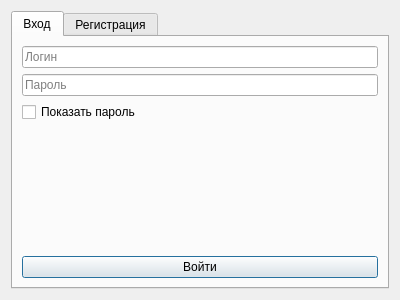
<?xml version="1.0" encoding="UTF-8"?>
<ui version="4.0">
 <class>AuthDialog</class>
 <widget class="QDialog" name="AuthDialog">
  <property name="geometry">
   <rect>
    <x>0</x>
    <y>0</y>
    <width>400</width>
    <height>300</height>
   </rect>
  </property>
  <property name="minimumSize">
   <size>
    <width>400</width>
    <height>300</height>
   </size>
  </property>
  <property name="maximumSize">
   <size>
    <width>400</width>
    <height>300</height>
   </size>
  </property>
  <property name="windowTitle">
   <string>Auth</string>
  </property>
  <layout class="QVBoxLayout" name="verticalLayout">
   <item>
    <widget class="QTabWidget" name="LoginRegisterTabWidget">
     <property name="currentIndex">
      <number>0</number>
     </property>
     <widget class="QWidget" name="loginLayout">
      <attribute name="title">
       <string>Вход</string>
      </attribute>
      <layout class="QVBoxLayout" name="verticalLayout_2">
       <item>
        <widget class="QLineEdit" name="loginUsernameField">
         <property name="placeholderText">
          <string>Логин</string>
         </property>
        </widget>
       </item>
       <item>
        <widget class="QLineEdit" name="loginPasswordField">
         <property name="echoMode">
          <enum>QLineEdit::Password</enum>
         </property>
         <property name="placeholderText">
          <string>Пароль</string>
         </property>
        </widget>
       </item>
       <item>
        <widget class="QCheckBox" name="loginShowPasswordCheckbox">
         <property name="text">
          <string>Показать пароль</string>
         </property>
        </widget>
       </item>
       <item>
        <spacer name="loginSpacer">
         <property name="orientation">
          <enum>Qt::Vertical</enum>
         </property>
         <property name="sizeHint" stdset="0">
          <size>
           <width>20</width>
           <height>40</height>
          </size>
         </property>
        </spacer>
       </item>
       <item>
        <widget class="QPushButton" name="loginButton">
         <property name="text">
          <string>Войти</string>
         </property>
        </widget>
       </item>
      </layout>
     </widget>
     <widget class="QWidget" name="registerLayout">
      <attribute name="title">
       <string>Регистрация</string>
      </attribute>
      <layout class="QVBoxLayout" name="verticalLayout_3">
       <item>
        <widget class="QLineEdit" name="registerUsernameField">
         <property name="placeholderText">
          <string>Логин</string>
         </property>
        </widget>
       </item>
       <item>
        <widget class="QLineEdit" name="registerPasswordField">
         <property name="echoMode">
          <enum>QLineEdit::Password</enum>
         </property>
         <property name="placeholderText">
          <string>Пароль</string>
         </property>
        </widget>
       </item>
       <item>
        <widget class="QLineEdit" name="registerRepeatPasswordField">
         <property name="echoMode">
          <enum>QLineEdit::Password</enum>
         </property>
         <property name="placeholderText">
          <string>Повторите пароль</string>
         </property>
        </widget>
       </item>
       <item>
        <widget class="QCheckBox" name="registerShowPasswordCheckbox">
         <property name="text">
          <string>Показать пароль</string>
         </property>
        </widget>
       </item>
       <item>
        <spacer name="registerSpace">
         <property name="orientation">
          <enum>Qt::Vertical</enum>
         </property>
         <property name="sizeHint" stdset="0">
          <size>
           <width>20</width>
           <height>40</height>
          </size>
         </property>
        </spacer>
       </item>
       <item>
        <widget class="QPushButton" name="registerButton">
         <property name="text">
          <string>Зарегестрироваться</string>
         </property>
        </widget>
       </item>
      </layout>
     </widget>
    </widget>
   </item>
  </layout>
 </widget>
 <resources/>
 <connections>
  <connection>
   <sender>loginUsernameField</sender>
   <signal>returnPressed()</signal>
   <receiver>loginPasswordField</receiver>
   <slot>setFocus()</slot>
   <hints>
    <hint type="sourcelabel">
     <x>83</x>
     <y>65</y>
    </hint>
    <hint type="destinationlabel">
     <x>80</x>
     <y>106</y>
    </hint>
   </hints>
  </connection>
  <connection>
   <sender>registerUsernameField</sender>
   <signal>returnPressed()</signal>
   <receiver>registerPasswordField</receiver>
   <slot>setFocus()</slot>
   <hints>
    <hint type="sourcelabel">
     <x>57</x>
     <y>63</y>
    </hint>
    <hint type="destinationlabel">
     <x>56</x>
     <y>93</y>
    </hint>
   </hints>
  </connection>
  <connection>
   <sender>registerPasswordField</sender>
   <signal>returnPressed()</signal>
   <receiver>registerRepeatPasswordField</receiver>
   <slot>setFocus()</slot>
   <hints>
    <hint type="sourcelabel">
     <x>93</x>
     <y>101</y>
    </hint>
    <hint type="destinationlabel">
     <x>84</x>
     <y>135</y>
    </hint>
   </hints>
  </connection>
 </connections>
</ui>
